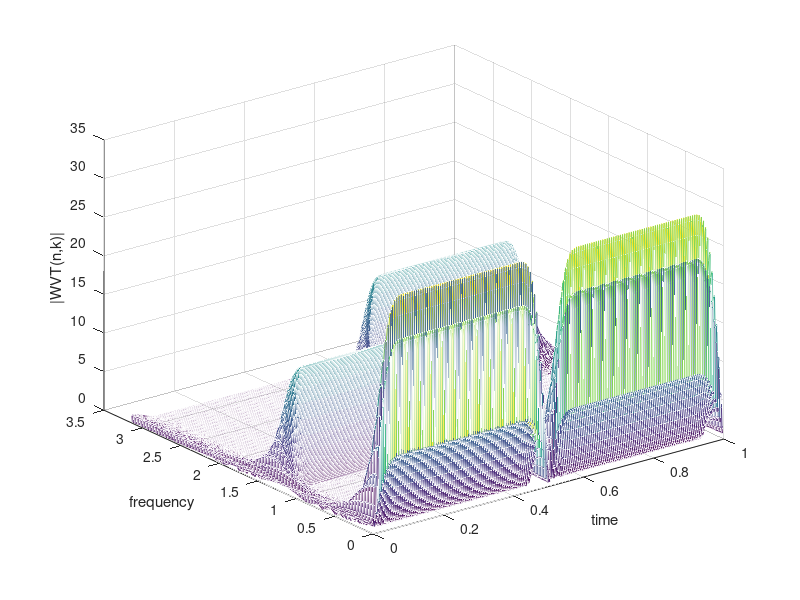

This figure's MATLAB source:
clc;
clear;
close all;

%%%%%%%%%%%%%%%%%%%%
Ts=1/400;                     %% sample rate
t=0:Ts:1;

x1=cos(2*pi*40*t);
x2=cos(2*pi*80*t);

% x2=x2+.5*randn(1,length(x2));

x=[x1 x2];
% x=exp(1i*.5*100*pi*t);

tprim=t.^2;
L=80;
W_L=2*L+1;                      %%window Length
DFT_L=8*W_L;                    %%DFT length
SG_L=length(x);

win=hanning(W_L);
x=[zeros(1,L),x,zeros(1,L)];
%%SG_L=length(x);

w=exp(1i*4*pi/DFT_L);
w=w.^(-L:L);                    %% length of exp must be equal to widow length


%%%%%%%%%%%%%%%%%%%%%%%    computing WVT    %%%%%%%%%%%%%%%%%%%%%%%%

B_F_WVT=DFT_L/4;                    %% we want to map until pi
Y_WVT=zeros(B_F_WVT,SG_L-1);
for n=1:SG_L-1
    s=x(n:n+W_L-1);
    s=s.*win';
    sf=fliplr(s);
    s=(sf.')'.*s;
    
    for k=0:B_F_WVT-1               
        r=(w.^k)';
        Y_WVT(k+1,n)=s*r;
    end
    
end
abs_Y_WVT=abs(Y_WVT);

%plot
Omega_WVT=(4*pi/DFT_L).*(1:B_F_WVT);
Time_WVT=(1:SG_L-1)/SG_L;
[time_WVT,omega_WVT]=meshgrid(Time_WVT,Omega_WVT);

figure;
mesh(time_WVT,omega_WVT,abs_Y_WVT);
xlabel('time');ylabel('frequency');zlabel('|WVT(n,k)|')

%%%%%%%%%%%%%%%%%%%%%%%    computing DSTFT    %%%%%%%%%%%%%%%%%%%%%%%%
% 
% w=exp(1i*2*pi/DFT_L);
% B_F_DSTFT=2*DFT_L;                          %% we want to map until pi
% Y_DSTFT=zeros(B_F_DSTFT,SG_L-W_L-1);      %% size of DSTFT
% 
% for n=1:SG_L-W_L-1
%     xx=x(n:n+W_L-1) .* win.';              %% calculates x[m]*w[n-m]
%     W=w.^(n-1:n+W_L-2);                     %% caculates exp
%     
%     for k=0:B_F_DSTFT-1                   %% this for samples from ASTFT
%         Y_DSTFT(k+1,n)=xx*(W.^k)';
%     end
% end
% 
% abs_Y_DSTFT=abs(Y_DSTFT);
% 
% Omega_DSTFT=2*pi*(0:B_F_DSTFT-1)/DFT_L;
% Time_DSTFT=1:SG_L-W_L-1;
% [time_DSTFT,omega_DSTFT]=meshgrid(Time_DSTFT,Omega_DSTFT);
% 
% 
% %%%%%%%%%%%%%%%%%%%%%% ploting WVT & DSTFT togther    %%%%%%%%%%%%%%%%%%%%
% figure;
% %%% plot WVT
% subplot(1,2,1);
% mesh(time_WVT,omega_WVT,abs_Y_WVT)
% xlabel('Time'),ylabel('Frequency'),zlabel('|WVT(n,k)|')
% title('WVT');
% 
% %%% plot DSTFT
% subplot(1,2,2);
% mesh(time_DSTFT,omega_DSTFT,abs_Y_DSTFT)
% xlabel('Time'),ylabel('Frequency'),zlabel('|DSTFT(n,k)|')
% title('DSTFT');